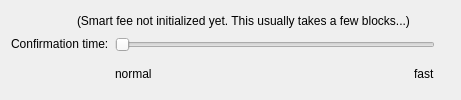
          <widget class="QWidget" name="recomended">
           <attribute name="title">
            <string>Recommended:</string>
           </attribute>
           <layout class="QVBoxLayout" name="verticalLayout_4">
            <item>
             <layout class="QHBoxLayout" name="horizontalLayoutFee12">
              <item>
               <spacer name="horizontalSpacer">
                <property name="orientation">
                 <enum>Qt::Horizontal</enum>
                </property>
                <property name="sizeHint" stdset="0">
                 <size>
                  <width>40</width>
                  <height>20</height>
                 </size>
                </property>
               </spacer>
              </item>
              <item>
               <widget class="QLabel" name="labelSmartFee">
                <property name="sizePolicy">
                 <sizepolicy hsizetype="Minimum" vsizetype="Minimum">
                  <horstretch>0</horstretch>
                  <verstretch>0</verstretch>
                 </sizepolicy>
                </property>
                <property name="maximumSize">
                 <size>
                  <width>9999</width>
                  <height>16777215</height>
                 </size>
                </property>
                <property name="text">
                 <string/>
                </property>
                <property name="margin">
                 <number>2</number>
                </property>
               </widget>
              </item>
              <item>
               <widget class="QLabel" name="labelFeeEstimation">
                <property name="sizePolicy">
                 <sizepolicy hsizetype="Minimum" vsizetype="Minimum">
                  <horstretch>0</horstretch>
                  <verstretch>0</verstretch>
                 </sizepolicy>
                </property>
                <property name="maximumSize">
                 <size>
                  <width>999999</width>
                  <height>16777215</height>
                 </size>
                </property>
                <property name="text">
                 <string/>
                </property>
                <property name="wordWrap">
                 <bool>false</bool>
                </property>
               </widget>
              </item>
              <item>
               <widget class="QLabel" name="labelSmartFee2">
                <property name="maximumSize">
                 <size>
                  <width>9999999</width>
                  <height>16777215</height>
                 </size>
                </property>
                <property name="font">
                 <font>
                  <stylestrategy>PreferDefault</stylestrategy>
                 </font>
                </property>
                <property name="layoutDirection">
                 <enum>Qt::LeftToRight</enum>
                </property>
                <property name="autoFillBackground">
                 <bool>false</bool>
                </property>
                <property name="text">
                 <string>(Smart fee not initialized yet. This usually takes a few blocks...)</string>
                </property>
                <property name="wordWrap">
                 <bool>false</bool>
                </property>
                <property name="margin">
                 <number>0</number>
                </property>
               </widget>
              </item>
              <item>
               <spacer name="horizontalSpacer_4">
                <property name="orientation">
                 <enum>Qt::Horizontal</enum>
                </property>
                <property name="sizeHint" stdset="0">
                 <size>
                  <width>40</width>
                  <height>20</height>
                 </size>
                </property>
               </spacer>
              </item>
             </layout>
            </item>
            <item>
             <layout class="QHBoxLayout" name="horizontalLayoutFee9">
              <item>
               <layout class="QVBoxLayout" name="verticalLayoutFee6">
                <item>
                 <widget class="QLabel" name="labelSmartFee3">
                  <property name="text">
                   <string>Confirmation time:</string>
                  </property>
                  <property name="margin">
                   <number>2</number>
                  </property>
                 </widget>
                </item>
                <item>
                 <spacer name="verticalSpacer_3">
                  <property name="orientation">
                   <enum>Qt::Vertical</enum>
                  </property>
                  <property name="sizeHint" stdset="0">
                   <size>
                    <width>1</width>
                    <height>1</height>
                   </size>
                  </property>
                 </spacer>
                </item>
               </layout>
              </item>
              <item>
               <layout class="QVBoxLayout" name="verticalLayoutFee5">
                <property name="rightMargin">
                 <number>15</number>
                </property>
                <item>
                 <widget class="QSlider" name="sliderSmartFee">
                  <property name="minimum">
                   <number>0</number>
                  </property>
                  <property name="maximum">
                   <number>24</number>
                  </property>
                  <property name="pageStep">
                   <number>1</number>
                  </property>
                  <property name="value">
                   <number>0</number>
                  </property>
                  <property name="orientation">
                   <enum>Qt::Horizontal</enum>
                  </property>
                  <property name="invertedAppearance">
                   <bool>false</bool>
                  </property>
                  <property name="invertedControls">
                   <bool>false</bool>
                  </property>
                  <property name="tickPosition">
                   <enum>QSlider::NoTicks</enum>
                  </property>
                 </widget>
                </item>
                <item>
                 <layout class="QHBoxLayout" name="horizontalLayoutFee10">
                  <item>
                   <widget class="QLabel" name="labelSmartFeeNormal">
                    <property name="text">
                     <string>normal</string>
                    </property>
                   </widget>
                  </item>
                  <item>
                   <spacer name="horizontalSpacer_3">
                    <property name="orientation">
                     <enum>Qt::Horizontal</enum>
                    </property>
                    <property name="sizeHint" stdset="0">
                     <size>
                      <width>40</width>
                      <height>20</height>
                     </size>
                    </property>
                   </spacer>
                  </item>
                  <item>
                   <widget class="QLabel" name="labelSmartFeeFast">
                    <property name="text">
                     <string>fast</string>
                    </property>
                   </widget>
                  </item>
                 </layout>
                </item>
               </layout>
              </item>
             </layout>
            </item>
           </layout>
          </widget>
